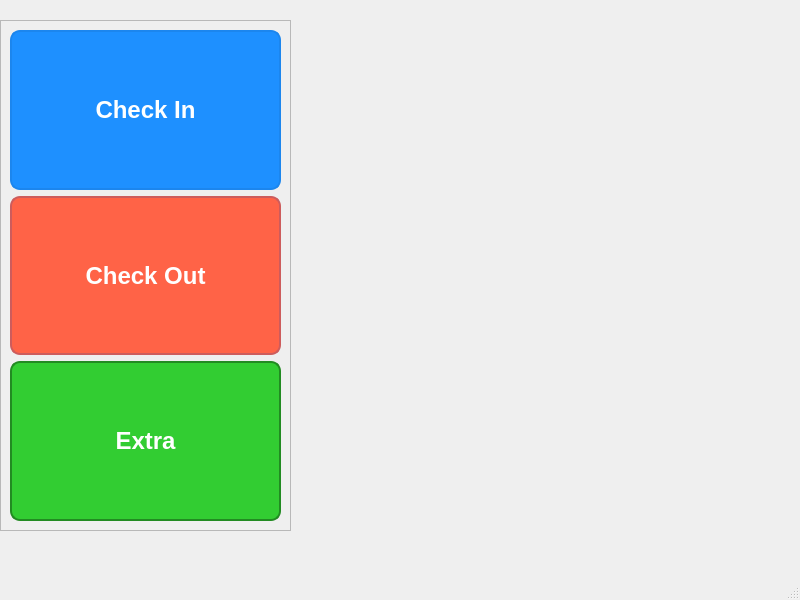
<?xml version="1.0" encoding="UTF-8"?>
<ui version="4.0">
 <class>MainWindow</class>
 <widget class="QMainWindow" name="MainWindow">
  <property name="geometry">
   <rect>
    <x>0</x>
    <y>0</y>
    <width>800</width>
    <height>600</height>
   </rect>
  </property>
  <property name="sizePolicy">
   <sizepolicy hsizetype="Expanding" vsizetype="Expanding">
    <horstretch>0</horstretch>
    <verstretch>0</verstretch>
   </sizepolicy>
  </property>
  <property name="windowTitle">
   <string>Hotel Management</string>
  </property>
  <widget class="QWidget" name="centralwidget">
   <widget class="QFrame" name="frame">
    <property name="geometry">
     <rect>
      <x>0</x>
      <y>20</y>
      <width>291</width>
      <height>511</height>
     </rect>
    </property>
    <property name="sizePolicy">
     <sizepolicy hsizetype="Expanding" vsizetype="Expanding">
      <horstretch>0</horstretch>
      <verstretch>0</verstretch>
     </sizepolicy>
    </property>
    <property name="frameShape">
     <enum>QFrame::Shape::StyledPanel</enum>
    </property>
    <property name="frameShadow">
     <enum>QFrame::Shadow::Raised</enum>
    </property>
    <layout class="QVBoxLayout" name="verticalLayout">
     <item>
      <widget class="QPushButton" name="pushButtonCheckIn">
       <property name="sizePolicy">
        <sizepolicy hsizetype="Expanding" vsizetype="Expanding">
         <horstretch>0</horstretch>
         <verstretch>0</verstretch>
        </sizepolicy>
       </property>
       <property name="styleSheet">
        <string notr="true">QPushButton {
    background-color: #1E90FF;  /* Dodger Blue */
    border: 2px solid #1C86EE;  /* Steel Blue */
    border-radius: 10px;
    padding: 10px;
    color: white;
    font-size: 24px;
    font-weight: bold;
    box-shadow: 2px 2px 5px rgba(0, 0, 0, 0.5);
}
QPushButton:hover {
    background-color: #63B8FF;  /* Light Sky Blue */
}
QPushButton:pressed {
    background-color: #1C86EE;  /* Steel Blue */
    padding-left: 12px;
    padding-top: 12px;
}</string>
       </property>
       <property name="text">
        <string>Check In</string>
       </property>
      </widget>
     </item>
     <item>
      <widget class="QPushButton" name="pushButtonCheckOut">
       <property name="sizePolicy">
        <sizepolicy hsizetype="Expanding" vsizetype="Expanding">
         <horstretch>0</horstretch>
         <verstretch>0</verstretch>
        </sizepolicy>
       </property>
       <property name="styleSheet">
        <string notr="true">QPushButton {
    background-color: #FF6347;  /* Tomato */
    border: 2px solid #CD5C5C;  /* Indian Red */
    border-radius: 10px;
    padding: 10px;
    color: white;
    font-size: 24px;
    font-weight: bold;
    box-shadow: 2px 2px 5px rgba(0, 0, 0, 0.5);
}
QPushButton:hover {
    background-color: #FF7F50;  /* Coral */
}
QPushButton:pressed {
    background-color: #CD5C5C;  /* Indian Red */
    padding-left: 12px;
    padding-top: 12px;
}</string>
       </property>
       <property name="text">
        <string>Check Out</string>
       </property>
      </widget>
     </item>
     <item>
      <widget class="QPushButton" name="pushButtonExtra">
       <property name="sizePolicy">
        <sizepolicy hsizetype="Expanding" vsizetype="Expanding">
         <horstretch>0</horstretch>
         <verstretch>0</verstretch>
        </sizepolicy>
       </property>
       <property name="styleSheet">
        <string notr="true">QPushButton {
    background-color: #32CD32;  /* Lime Green */
    border: 2px solid #228B22;  /* Forest Green */
    border-radius: 10px;
    padding: 10px;
    color: white;
    font-size: 24px;
    font-weight: bold;
    box-shadow: 2px 2px 5px rgba(0, 0, 0, 0.5);
}
QPushButton:hover {
    background-color: #66CDAA;  /* Medium Aquamarine */
}
QPushButton:pressed {
    background-color: #228B22;  /* Forest Green */
    padding-left: 12px;
    padding-top: 12px;
}
</string>
       </property>
       <property name="text">
        <string>Extra</string>
       </property>
      </widget>
     </item>
    </layout>
   </widget>
   <widget class="QLabel" name="label">
    <property name="geometry">
     <rect>
      <x>290</x>
      <y>20</y>
      <width>501</width>
      <height>511</height>
     </rect>
    </property>
    <property name="sizePolicy">
     <sizepolicy hsizetype="Expanding" vsizetype="Expanding">
      <horstretch>0</horstretch>
      <verstretch>0</verstretch>
     </sizepolicy>
    </property>
    <property name="textFormat">
     <enum>Qt::TextFormat::AutoText</enum>
    </property>
    <property name="pixmap">
     <pixmap resource="build/Desktop_Qt_6_11_0_MinGW_64_bit-Debug/.qt/rcc/resources.qrc">:/images/hotel.png</pixmap>
    </property>
    <property name="scaledContents">
     <bool>true</bool>
    </property>
   </widget>
  </widget>
  <widget class="QMenuBar" name="menubar">
   <property name="geometry">
    <rect>
     <x>0</x>
     <y>0</y>
     <width>800</width>
     <height>26</height>
    </rect>
   </property>
  </widget>
  <widget class="QStatusBar" name="statusbar"/>
 </widget>
 <resources>
  <include location="build/Desktop_Qt_6_11_0_MinGW_64_bit-Debug/.qt/rcc/resources.qrc"/>
 </resources>
 <connections/>
</ui>
